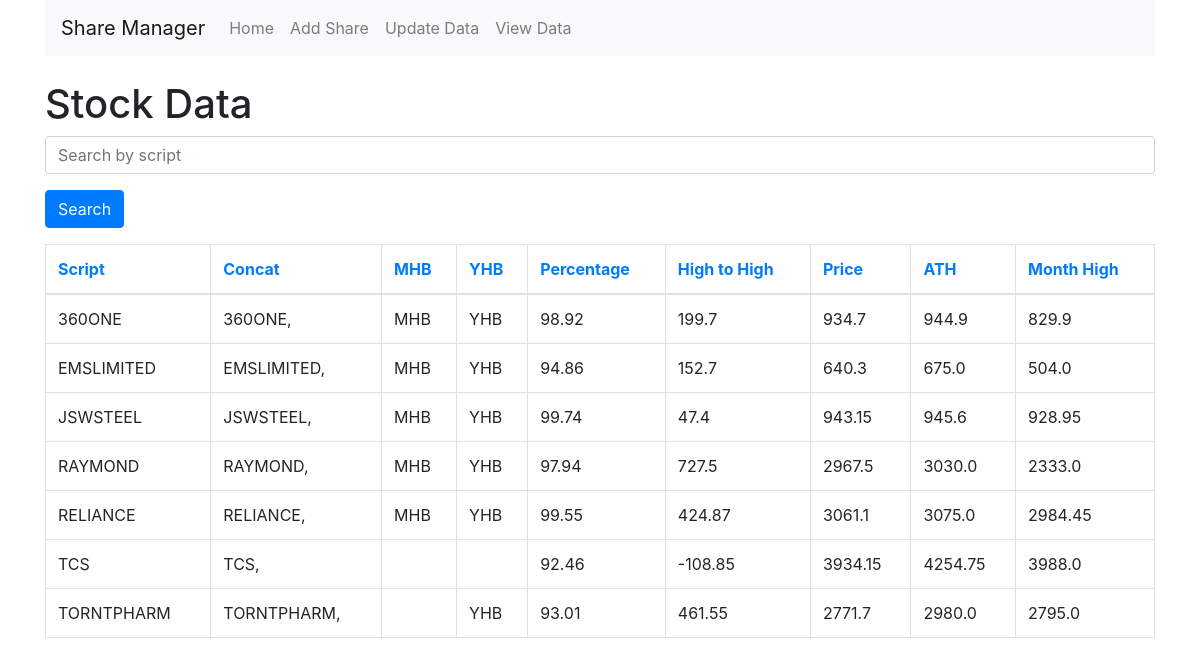
Screenshot of /view_data?sort_by=script&order=asc with the database file from the repository.
### models.py (models this page shows)
class StockData(db.Model):
    id = db.Column(db.Integer, primary_key=True)
    script = db.Column(db.String(10), nullable=False)
    concat = db.Column(db.String(50))
    mhb = db.Column(db.String(3))
    yhb = db.Column(db.String(3))
    percentage = db.Column(db.Float)
    high_to_high = db.Column(db.Float)
    price = db.Column(db.Float)
    ath = db.Column(db.Float)
    month_high = db.Column(db.Float)

### app.py (the view)
@app.route('/view_data', methods=['GET', 'POST'])
def view_data():
    if request.method == 'POST':
        updated_stocks = update_stock_data([share.ticker for share in Share.query.all()])
        if updated_stocks:
            return redirect(url_for('alert', updated_stocks=updated_stocks))
        flash('Stock data updated!', 'success')
    search = request.args.get('search')
    sort_by = request.args.get('sort_by', 'script')
    order = request.args.get('order', 'asc')
    query = StockData.query
    if search:
        query = query.filter(StockData.script.like(f'%{search}%'))
    if order == 'desc':
        stock_data = query.order_by(getattr(StockData, sort_by).desc()).all()
    else:
        stock_data = query.order_by(getattr(StockData, sort_by).asc()).all()
    return render_template('view_data.html', stock_data=stock_data)

### templates/view_data.html
{% extends "base.html" %}
{% block content %}
<h1 class="mt-4">Stock Data</h1>
<form method="GET" action="{{ url_for('view_data') }}">
    <div class="form-group">
        <input type="text" name="search" class="form-control" placeholder="Search by script" value="{{ request.args.get('search', '') }}">
    </div>
    <button type="submit" class="btn btn-primary mb-3">Search</button>
</form>
<table class="table table-bordered">
    <thead>
        <tr>
            <th>
                <a href="{{ url_for('view_data', search=request.args.get('search'), sort_by='script', order='asc' if request.args.get('order') == 'desc' or request.args.get('sort_by') != 'script' else 'desc') }}">
                    Script
                </a>
            </th>
            <th>
                <a href="{{ url_for('view_data', search=request.args.get('search'), sort_by='concat', order='asc' if request.args.get('order') == 'desc' or request.args.get('sort_by') != 'concat' else 'desc') }}">
                    Concat
                </a>
            </th>
            <th>
                <a href="{{ url_for('view_data', search=request.args.get('search'), sort_by='mhb', order='asc' if request.args.get('order') == 'desc' or request.args.get('sort_by') != 'mhb' else 'desc') }}">
                    MHB
                </a>
            </th>
            <th>
                <a href="{{ url_for('view_data', search=request.args.get('search'), sort_by='yhb', order='asc' if request.args.get('order') == 'desc' or request.args.get('sort_by') != 'yhb' else 'desc') }}">
                    YHB
                </a>
            </th>
            <th>
                <a href="{{ url_for('view_data', search=request.args.get('search'), sort_by='percentage', order='asc' if request.args.get('order') == 'desc' or request.args.get('sort_by') != 'percentage' else 'desc') }}">
                    Percentage
                </a>
            </th>
            <th>
                <a href="{{ url_for('view_data', search=request.args.get('search'), sort_by='high_to_high', order='asc' if request.args.get('order') == 'desc' or request.args.get('sort_by') != 'high_to_high' else 'desc') }}">
                    High to High
                </a>
            </th>
            <th>
                <a href="{{ url_for('view_data', search=request.args.get('search'), sort_by='price', order='asc' if request.args.get('order') == 'desc' or request.args.get('sort_by') != 'price' else 'desc') }}">
                    Price
                </a>
            </th>
            <th>
                <a href="{{ url_for('view_data', search=request.args.get('search'), sort_by='ath', order='asc' if request.args.get('order') == 'desc' or request.args.get('sort_by') != 'ath' else 'desc') }}">
                    ATH
                </a>
            </th>
            <th>
                <a href="{{ url_for('view_data', search=request.args.get('search'), sort_by='month_high', order='asc' if request.args.get('order') == 'desc' or request.args.get('sort_by') != 'month_high' else 'desc') }}">
                    Month High
                </a>
            </th>
        </tr>
    </thead>
    <tbody>
        {% for data in stock_data %}
        <tr>
            <td>{{ data.script }}</td>
            <td>{{ data.concat }}</td>
            <td>{{ data.mhb }}</td>
            <td>{{ data.yhb }}</td>
            <td>{{ data.percentage }}</td>
            <td>{{ data.high_to_high }}</td>
            <td>{{ data.price }}</td>
            <td>{{ data.ath }}</td>
            <td>{{ data.month_high }}</td>
        </tr>
        {% endfor %}
    </tbody>
</table>
{% endblock %}

### rows the page displays
StockData: script "360ONE", concat "360ONE,", mhb "MHB", yhb "YHB", percentage "98.92", high_to_high "199.7", price "934.7", ath "944.9", month_high "829.9"
StockData: script "EMSLIMITED", concat "EMSLIMITED,", mhb "MHB", yhb "YHB", percentage "94.86", high_to_high "152.7", price "640.3", ath "675.0", month_high "504.0"
StockData: script "JSWSTEEL", concat "JSWSTEEL,", mhb "MHB", yhb "YHB", percentage "99.74", high_to_high "47.4", price "943.15", ath "945.6", month_high "928.95"
StockData: script "RAYMOND", concat "RAYMOND,", mhb "MHB", yhb "YHB", percentage "97.94", high_to_high "727.5", price "2967.5", ath "3030.0", month_high "2333.0"
StockData: script "RELIANCE", concat "RELIANCE,", mhb "MHB", yhb "YHB", percentage "99.55", high_to_high "424.87", price "3061.1", ath "3075.0", month_high "2984.45"
StockData: script "TCS", concat "TCS,", percentage "92.46", high_to_high "-108.85", price "3934.15", ath "4254.75", month_high "3988.0"
StockData: script "TORNTPHARM", concat "TORNTPHARM,", yhb "YHB", percentage "93.01", high_to_high "461.55", price "2771.7", ath "2980.0", month_high "2795.0"
